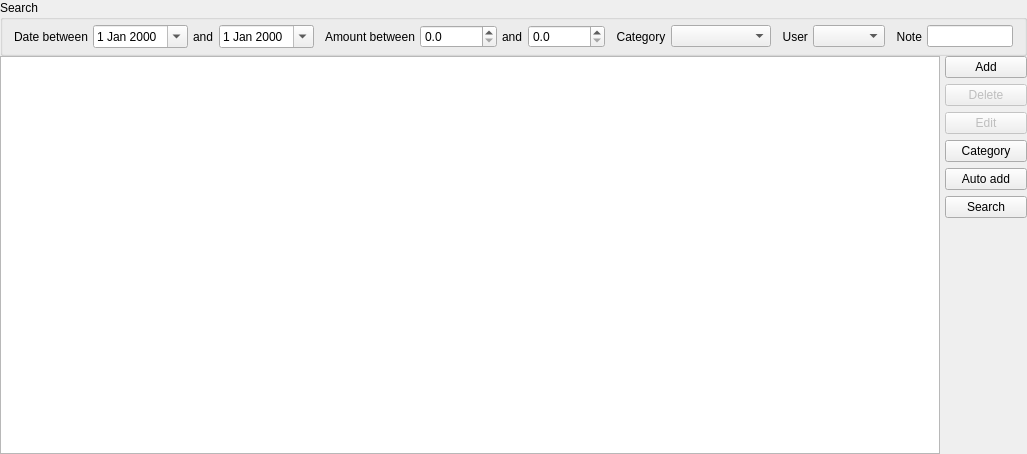
<?xml version="1.0" encoding="UTF-8"?>
<ui version="4.0">
 <class>DailyPageClass</class>
 <widget class="QWidget" name="DailyPageClass">
  <property name="geometry">
   <rect>
    <x>0</x>
    <y>0</y>
    <width>1027</width>
    <height>454</height>
   </rect>
  </property>
  <property name="windowTitle">
   <string>DailyPage</string>
  </property>
  <layout class="QGridLayout" name="gridLayout">
   <property name="horizontalSpacing">
    <number>5</number>
   </property>
   <property name="verticalSpacing">
    <number>0</number>
   </property>
   <property name="margin">
    <number>0</number>
   </property>
   <item row="0" column="0" colspan="2">
    <widget class="QGroupBox" name="groupBoxSearch">
     <property name="title">
      <string>Search</string>
     </property>
     <layout class="QHBoxLayout" name="horizontalLayout">
      <property name="spacing">
       <number>5</number>
      </property>
      <property name="topMargin">
       <number>5</number>
      </property>
      <property name="bottomMargin">
       <number>5</number>
      </property>
      <item>
       <widget class="QLabel" name="label">
        <property name="text">
         <string>Date between</string>
        </property>
       </widget>
      </item>
      <item>
       <widget class="QDateEdit" name="dateEditStart">
        <property name="sizePolicy">
         <sizepolicy hsizetype="Expanding" vsizetype="Fixed">
          <horstretch>0</horstretch>
          <verstretch>0</verstretch>
         </sizepolicy>
        </property>
        <property name="calendarPopup">
         <bool>true</bool>
        </property>
       </widget>
      </item>
      <item>
       <widget class="QLabel" name="label_2">
        <property name="text">
         <string>and</string>
        </property>
       </widget>
      </item>
      <item>
       <widget class="QDateEdit" name="dateEditEnd">
        <property name="sizePolicy">
         <sizepolicy hsizetype="Expanding" vsizetype="Fixed">
          <horstretch>0</horstretch>
          <verstretch>0</verstretch>
         </sizepolicy>
        </property>
        <property name="calendarPopup">
         <bool>true</bool>
        </property>
       </widget>
      </item>
      <item>
       <widget class="QLabel" name="label_7">
        <property name="text">
         <string>  Amount between</string>
        </property>
       </widget>
      </item>
      <item>
       <widget class="QDoubleSpinBox" name="dblSpinBoxStart">
        <property name="maximumSize">
         <size>
          <width>80</width>
          <height>16777215</height>
         </size>
        </property>
        <property name="decimals">
         <number>1</number>
        </property>
        <property name="maximum">
         <double>1000000.000000000000000</double>
        </property>
       </widget>
      </item>
      <item>
       <widget class="QLabel" name="label_4">
        <property name="text">
         <string>and</string>
        </property>
       </widget>
      </item>
      <item>
       <widget class="QDoubleSpinBox" name="dblSpinBoxEnd">
        <property name="maximumSize">
         <size>
          <width>80</width>
          <height>16777215</height>
         </size>
        </property>
        <property name="decimals">
         <number>1</number>
        </property>
        <property name="maximum">
         <double>1000000.000000000000000</double>
        </property>
       </widget>
      </item>
      <item>
       <widget class="QLabel" name="label_3">
        <property name="text">
         <string>  Category</string>
        </property>
       </widget>
      </item>
      <item>
       <widget class="CategoryComboBox" name="comboCategory">
        <property name="sizePolicy">
         <sizepolicy hsizetype="Expanding" vsizetype="Fixed">
          <horstretch>0</horstretch>
          <verstretch>0</verstretch>
         </sizepolicy>
        </property>
        <property name="minimumSize">
         <size>
          <width>100</width>
          <height>0</height>
         </size>
        </property>
       </widget>
      </item>
      <item>
       <widget class="QLabel" name="label_5">
        <property name="text">
         <string>  User</string>
        </property>
       </widget>
      </item>
      <item>
       <widget class="QComboBox" name="comboUser">
        <property name="sizePolicy">
         <sizepolicy hsizetype="Expanding" vsizetype="Fixed">
          <horstretch>0</horstretch>
          <verstretch>0</verstretch>
         </sizepolicy>
        </property>
       </widget>
      </item>
      <item>
       <widget class="QLabel" name="label_6">
        <property name="text">
         <string>  Note</string>
        </property>
       </widget>
      </item>
      <item>
       <widget class="QLineEdit" name="lineEditNote"/>
      </item>
     </layout>
    </widget>
   </item>
   <item row="1" column="0">
    <widget class="MyTableView" name="tableView">
     <property name="editTriggers">
      <set>QAbstractItemView::NoEditTriggers</set>
     </property>
     <property name="selectionMode">
      <enum>QAbstractItemView::SingleSelection</enum>
     </property>
     <property name="selectionBehavior">
      <enum>QAbstractItemView::SelectRows</enum>
     </property>
     <property name="sortingEnabled">
      <bool>true</bool>
     </property>
    </widget>
   </item>
   <item row="1" column="1">
    <layout class="QVBoxLayout">
     <item>
      <widget class="QPushButton" name="buttonAdd">
       <property name="sizePolicy">
        <sizepolicy hsizetype="Minimum" vsizetype="Fixed">
         <horstretch>0</horstretch>
         <verstretch>0</verstretch>
        </sizepolicy>
       </property>
       <property name="text">
        <string>Add</string>
       </property>
       <property name="icon">
        <iconset resource="Money.qrc">
         <normaloff>:/Images/edit_add.png</normaloff>:/Images/edit_add.png</iconset>
       </property>
       <property name="iconSize">
        <size>
         <width>32</width>
         <height>32</height>
        </size>
       </property>
      </widget>
     </item>
     <item>
      <widget class="QPushButton" name="buttonDel">
       <property name="enabled">
        <bool>false</bool>
       </property>
       <property name="text">
        <string>Delete</string>
       </property>
       <property name="icon">
        <iconset resource="Money.qrc">
         <normaloff>:/Images/edit_remove.png</normaloff>:/Images/edit_remove.png</iconset>
       </property>
       <property name="iconSize">
        <size>
         <width>32</width>
         <height>32</height>
        </size>
       </property>
      </widget>
     </item>
     <item>
      <widget class="QPushButton" name="buttonEdit">
       <property name="enabled">
        <bool>false</bool>
       </property>
       <property name="text">
        <string>Edit</string>
       </property>
       <property name="icon">
        <iconset resource="Money.qrc">
         <normaloff>:/Images/Notepad2.png</normaloff>:/Images/Notepad2.png</iconset>
       </property>
       <property name="iconSize">
        <size>
         <width>32</width>
         <height>32</height>
        </size>
       </property>
      </widget>
     </item>
     <item>
      <widget class="QPushButton" name="buttonCategory">
       <property name="text">
        <string>Category</string>
       </property>
       <property name="icon">
        <iconset resource="Money.qrc">
         <normaloff>:/Images/Options.png</normaloff>:/Images/Options.png</iconset>
       </property>
       <property name="iconSize">
        <size>
         <width>32</width>
         <height>32</height>
        </size>
       </property>
      </widget>
     </item>
     <item>
      <widget class="QPushButton" name="buttonAuto">
       <property name="text">
        <string>Auto add</string>
       </property>
       <property name="icon">
        <iconset resource="Money.qrc">
         <normaloff>:/Images/add_user.png</normaloff>:/Images/add_user.png</iconset>
       </property>
       <property name="iconSize">
        <size>
         <width>32</width>
         <height>32</height>
        </size>
       </property>
      </widget>
     </item>
     <item>
      <widget class="QPushButton" name="buttonSearch">
       <property name="text">
        <string>Search</string>
       </property>
       <property name="icon">
        <iconset resource="Money.qrc">
         <normaloff>:/Images/find.png</normaloff>:/Images/find.png</iconset>
       </property>
       <property name="iconSize">
        <size>
         <width>32</width>
         <height>32</height>
        </size>
       </property>
       <property name="checkable">
        <bool>true</bool>
       </property>
      </widget>
     </item>
     <item>
      <spacer>
       <property name="orientation">
        <enum>Qt::Vertical</enum>
       </property>
       <property name="sizeHint" stdset="0">
        <size>
         <width>82</width>
         <height>142</height>
        </size>
       </property>
      </spacer>
     </item>
    </layout>
   </item>
  </layout>
 </widget>
 <layoutdefault spacing="6" margin="11"/>
 <customwidgets>
  <customwidget>
   <class>MyTableView</class>
   <extends>QTableView</extends>
   <header>MyTableView.h</header>
  </customwidget>
  <customwidget>
   <class>CategoryComboBox</class>
   <extends>QComboBox</extends>
   <header>CategoryComboBox.h</header>
  </customwidget>
 </customwidgets>
 <resources>
  <include location="Money.qrc"/>
 </resources>
 <connections/>
</ui>
